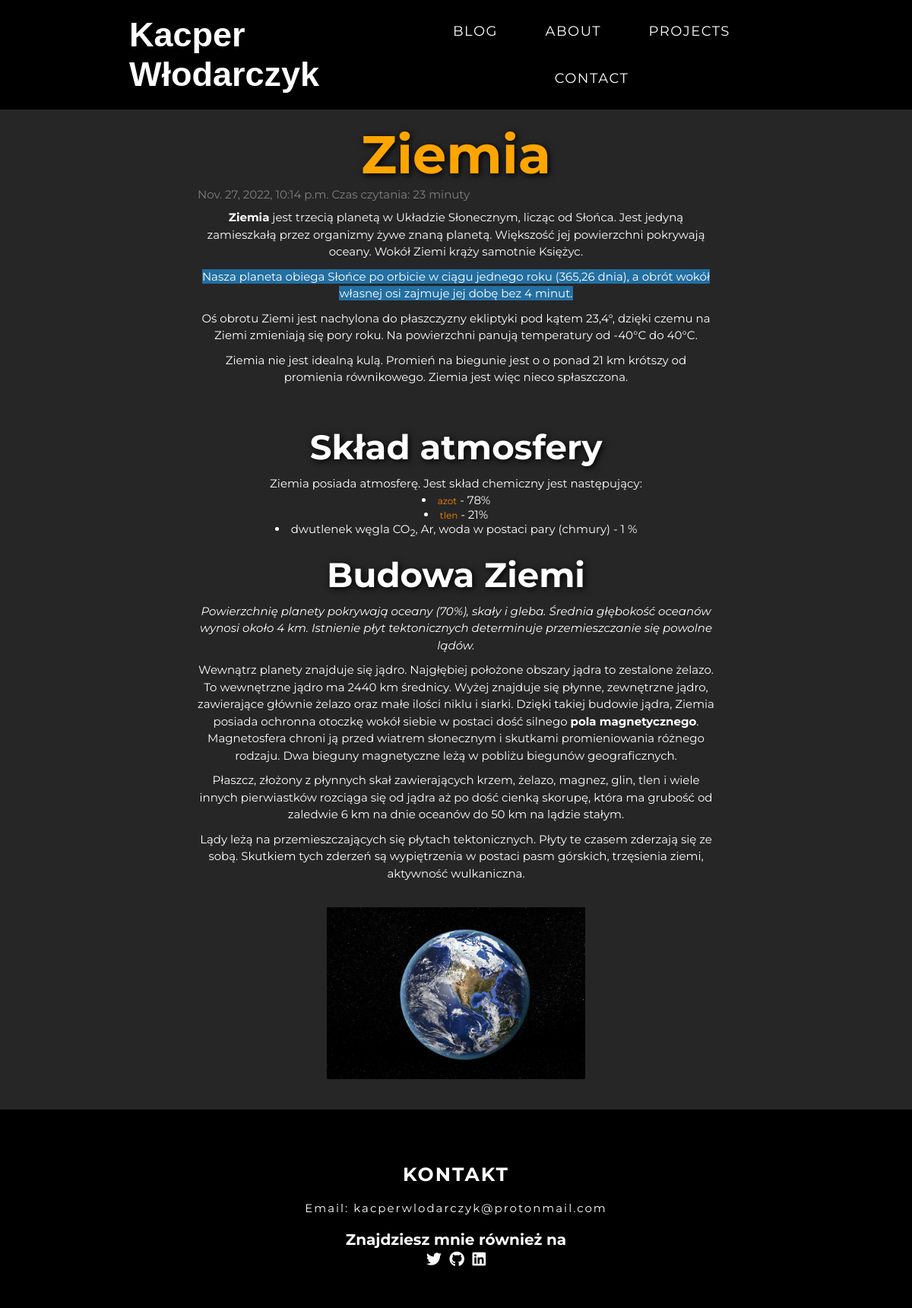
Screenshot of /blog/article/2 with the database file from the repository.
### blog/models.py (models this page shows, shortened)
class Post(models.Model):
    title = models.CharField(max_length=100)
    author = models.ForeignKey(User, on_delete=models.CASCADE)
    body = HTMLField()
    body_short = models.CharField(max_length=150)
    create_date = models.DateTimeField(auto_now_add=True)
    image = models.ImageField(null=True, blank=True, upload_to="images/")
    time_reading = models.TextField()

### blog/views.py (the view)
# urls.py: path('article/<int:pk>', ArticleDetailView.as_view(), name='article-detail')
class ArticleDetailView(DetailView):
  model = Post
  template_name = 'article_details.html'

### blog/templates/article_details.html (shortened to what this page needs)
{% load static %}
<html lang="pl-PL">
<head>
  <link rel="stylesheet" href="https://cdnjs.cloudflare.com/ajax/libs/font-awesome/5.12.1/css/all.min.css" />
  <link rel="stylesheet" href="{% static '/css/detailstyle.css' %}">
</head>
<body>
  <section id="nav-bar" class="container-nav">
    <header class="nav-bar">
      <div class="brand"><a href="http://127.0.0.1:8000/"><h1>Kacper Włodarczyk</h1></a></div>
      <div class="nav-list">
        <ul>
          <li><a href="#">Blog</a></li>
          <li><a href="http://127.0.0.1:8000/#about">About</a></li>
          <li><a href="http://127.0.0.1:8000/#services">Projects</a></li>
          <li><a href="#footer">Contact</a></li>
        </ul>
    </header>
  </section>
<main>
  <div class="content-section">
    <div class="card">
      <h1>{{post.title}}</h1>
      <small>{{post.create_date}} Czas czytania: {{post.time_reading}}</small>
      <p>{{post.body|safe}}
      <img src="{{post.image.url}}">
    </div>
  </div>
  <footer id="footer" class="footer container">
    <div class="footer-contact">
      <h1 class="footer-contact-heading">Kontakt</h1>
      <p class="footer-contact-info">Email: kacperwlodarczyk@protonmail.com</p>
    </div>
    <div class="footer-social-follow">
      <h1 class="footer-social-follow-heading">Znajdziesz mnie również na</h1>
      <div class="footer-social-icon">
        <a href="https://twitter.com/Kacper95682155"><i class="fab fa-twitter"></i></a>
        <a href="https://github.com/DEENUU1"><i class="fab fa-github"></i></a>
        <a href="https://www.linkedin.com/in/kacper-w%C5%82odarczyk-449b62254/"><i class="fab fa-linkedin"></i></a>
      </div>
    </div>
  </footer>
</main>
</body>
</html>

### staticfiles/css/detailstyle.css (style rules this page uses)
* { margin: 0px; padding: 0px; box-sizing: border-box; }
main { background-color: #262626; }
html { scroll-behavior: smooth; font-family: 'Montserrat'; font-size: 10px; }
.container-nav { width: 100%; height: auto; display: flex; align-items: center; justify-content: center; }
#nav-bar { height: auto; width: 100%; position: fixed; z-index: 100; background-color: black; }
.nav-bar { background-color: black; left: 0; top: 0; padding: 1rem 5rem; width: 100%; display: flex; align-items: center; justify-content: space-between; }
.nav-bar .brand a { font-family: 'Flash Back - Demo', sans-serif; font-size: 3rem; color: white; text-decoration:none; }
.nav-bar .nav-list { display: flex; align-items: center; justify-content: center; }
.nav-bar .nav-list ul { position: absolute; width: 100%; top: 0; left: 0; background-color: rgb(46, 45, 45); padding: 5rem 0; transform: translateY(-100%); transition: .3s ease transform; text-align: center; z-index: -1; }
.nav-bar .nav-list ul li { list-style: none; display: block; position: relative; }
.nav-bar .nav-list ul li:after { content: ''; position: absolute; width: 5rem; height: .2rem; background-color: white; left: 50%; transform: translateX(-50%) scale(0); bottom: 0; transition: .3s ease transform; }
.nav-bar .nav-list ul li a { font-size: 1.8rem; text-decoration: none; text-transform: uppercase; color: white; display: block; letter-spacing: .15rem; padding: 2rem 3rem; }
.content-section { width: 100%; min-height: 100vh; padding-top: 100px; }
.content-section { display: flex; justify-content: center; align-items: center; margin: auto; width: 60%; min-height: 100vh; }
.content-section .card { flex: 1; margin: 40px 20px; }
.content-section .card h1 { margin-top: 20px; color: orange; text-shadow: 2px 2px 8px black; font-size: 70px; text-align: center; }
.content-section .card h2 { margin-top: 20px; color: white; text-shadow: 2px 2px 8px black; font-size: 45px; text-align: center; }
.content-section .card ul li { color: white; font-size: 15px; text-align: center; list-style-position: inside; }
.content-section .card small { color: grey; font-size: 15px; }
.content-section .card p { font-size: 15px; margin-top: 10px; color: white; line-height: 1.5; text-align: center; }
.content-section .card a:link, a:visited { color: #FF8300; padding: 0px 0px; text-align: center; text-decoration: none; display: inline-block; font-size: 12px; }
.content-section .card img { transition: transform .2s; width: 50%; height: auto; display: block; margin-left: auto; margin-right: auto; }
.footer { font-size: 10px; min-height: 20vh; width: 100%; background-color: black; color: white; flex-direction: column; text-align: center; padding: 5rem; }
.footer .footer-contact { padding: 20px; }
.footer .footer-contact .footer-contact-heading { font-size: 2.5rem; text-transform: uppercase; letter-spacing: 2px; margin-bottom: 10px; font-size: 25px; }
.footer .footer-contact .footer-contact-info { font-size: 1.4rem; padding-top: 10px; letter-spacing: .2rem; font-size: 15px; }
.footer .footer-social-follow .footer-social-icon a { color: white; font-size: 2rem; margin: .4rem; display: inline-block; }
@media only screen and (min-width: 768px) { .nav-bar { width: 80%; } }
@media only screen and (min-width: 768px) { .nav-bar .nav-list ul { transform: translateX(0); position: initial; padding: 0; z-index: initial; background-color: transparent; } }
@media only screen and (min-width: 768px) { .nav-bar .nav-list ul li { display: inline-block; } }

### rows the page displays
Post: title "Ziemia", create_date "Nov. 27, 2022, 10:14 p.m.", time_reading "23 minuty", body "Ziemia jest trzecią planetą w Układzie Słonecznym, licząc od Słońca. Jest jedyną zamieszkałą przez organizmy żywe znaną planetą. Większość jej powierzchni pokrywają oceany. Wokół Ziemi krąży samotnie Księżyc. Nasza planeta obiega Słońce po orbicie w ciągu jednego roku (365,26 dnia), a obrót wokół własnej osi zajmuje jej dobę bez 4 minut. Oś obrotu Ziemi jest nachylona do płaszczyzny ekliptyki pod kątem 23,4°, dzięki czemu na Ziemi zmieniają się pory roku. Na powierzchni panują temperatury od -40°C do 40°C. Ziemia nie jest idealną kulą. Promień na biegunie jest o o ponad 21 km krótszy od promienia równikowego. Ziemia jest więc nieco spłaszczona. Skład atmosfery Ziemia posiada atmosferę. Jest…", image (picture)
